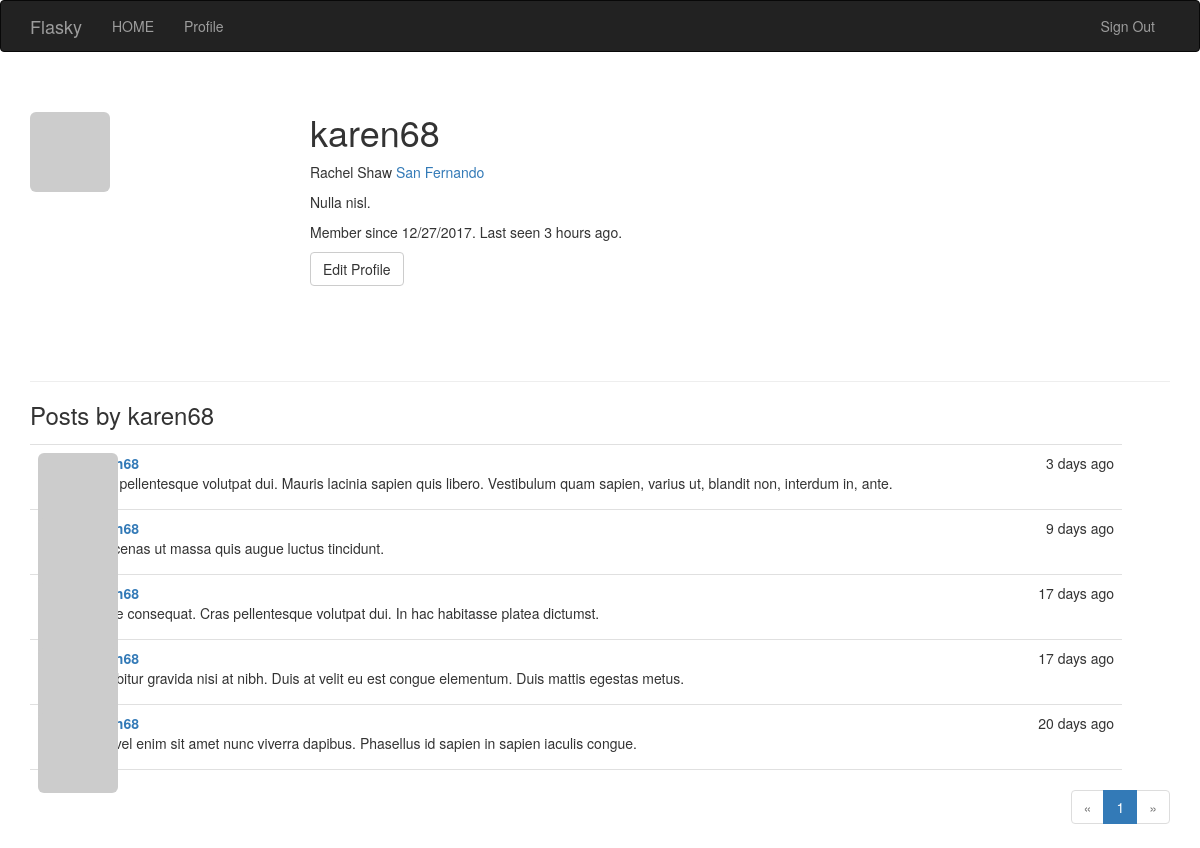
Screenshot of /user/karen68 (signed in) with the database file from the repository.
### app/models.py (models this page shows, shortened)
class User(UserMixin, db.Model):
    __tablename__ = 'users'
    id = db.Column(db.Integer, primary_key=True)
    email = db.Column(db.String(64), unique=True, index=True)
    username = db.Column(db.String(64), unique=True, index=True)
    password_hash = db.Column(db.String(128))
    role_id = db.Column(db.Integer, db.ForeignKey('roles.id'))
    confirmed = db.Column(db.Boolean, default=False)
    name = db.Column(db.String(64))
    location = db.Column(db.String(64))
    about_me = db.Column(db.Text())
    member_since = db.Column(db.DateTime(), default=datetime.utcnow)
    last_seen = db.Column(db.DateTime(), default=datetime.utcnow)
    posts = db.relationship('Post', backref='author', lazy='dynamic')
    @property
    def password(self):
        raise AttributeError('password is not a readable attribute')
    def can(self, permissions):
        return self.role is not None and (self.role.permissions & permissions) == permissions
    def is_administrator(self):
        return self.can(Permission.ADMINISTER)
    def ping(self):
        self.last_seen = datetime.utcnow()
        db.session.add(self)
    def gravatar(self, size=100, default='identicon', rating='g'):
        if request.is_secure:
            url = 'https://secure.gravatar.com/avatar'
        else:
            url = 'http://www.gravatar.com/avatar'
        hash = hashlib.md5(self.email.encode('utf-8')).hexdigest()
        return '{}/{}?s={}&d={}&r={}'.format(url, hash, size, default, rating)

class Post(db.Model):
    __tablename__ = 'posts'
    id = db.Column(db.Integer, primary_key=True)
    body = db.Column(db.Text)
    timestamp = db.Column(db.DateTime, index=True, default=datetime.utcnow)
    author_id = db.Column(db.Integer, db.ForeignKey('users.id'))

### app/main/views.py (the view)
@main.route('/user/<username>')
def user(username):
    user = User.query.filter_by(username=username).first()
    if user is None:
        abort(404)
    page = request.args.get('page', 1, type=int)
    pagination = user.posts.order_by(Post.timestamp.desc()).paginate(
        page, per_page=current_app.config['POSTS_PER_PAGE'],
        error_out=False)
    posts = pagination.items
    return render_template('user.html', user=user, posts = posts,pagination=pagination)

### app/auth/views.py (called while the page is built)
@auth.before_app_request
def before_request():
    if current_user.is_authenticated:
        current_user.ping()
        if not current_user.confirmed and request.endpoint[:5]!='auth.':
            flash("尽快认证账号")

### app/main/__init__.py (called while the page is built)
@main.app_context_processor
def inject_permissions():
    return dict(Permission=Permission)

### app/models.py (called while the page is built)
@login_manager.user_loader
def load_user(user_id):
    return User.query.get(int(user_id))

### app/templates/user.html (shortened to what this page needs)
{% extends "base.html"%}
{% import "_macros.html" as macros%}
{% block page_content %}
<div class="page-header">
    <img class="img-rounded profile-thumbnail" src="{{ user.gravatar(size=256)}} " >
    <div class="profile-header" >
        <h1>{{user.username}}</h1>
        {% if user.name or user.location%}
        <p>{% if user.name%}{{user.name}}{% endif%}
        {% if user.location%}<a href="http://maps.baidu.com/?q={{user.location}}">{{ user.location}}</a>{%endif%}
        </p>
        {% endif%}
        {% if user.about_me %}<p>{{ user.about_me }}</p>{% endif %}
        <p>
            Member since {{ moment(user.member_since).format('L') }}.
            Last seen {{ moment(user.last_seen).fromNow() }}.
        </p>
        <p>
            {% if user == current_user %}
            <a class="btn btn-default" href="{{ url_for('.edit_profile') }}">Edit Profile</a>{% endif %}
        </p>
    </div>
</div>
<div class="posts">
    <h3>Posts by {{ user.username }}</h3>
    {% include '_posts.html'%}
{% if pagination %}
<div class="pagination">
    {{ macros.pagination_widget(pagination, '.user', username=user.username) }}
</div>
{% endif %}
</div>
{% endblock %}

### app/templates/base.html (shortened to what this page needs)
{% extends "bootstrap/base.html" %}
{% block head %}
{{ super() }}
<link rel="stylesheet" type="text/css" href="{{ url_for('static', filename='styles.css') }}">
{% endblock %}
{% block navbar %}
<div class="navbar navbar-inverse" role="navigation">
    <div class="container">
        <div class="'navbar-header">
            <a class="navbar-brand" href="/">Flasky</a>
        </div>
        <div class="navbar-collapse collapse">
            <ul class="nav navbar-nav">
                <li><a href="/">HOME</a> </li>
                {% if current_user.is_authenticated %}
                <li>
                    <a href="{{ url_for('main.user', username=current_user.username) }}">
                    Profile
                    </a>
                </li>
                {% endif %}
            </ul>
            <ul class="nav navbar-nav navbar-right">
                {% if current_user.is_authenticated %}
                <li><a href="{{ url_for('auth.logout') }}">Sign Out</a></li>
                {% else %}
                <li><a href="{{ url_for('auth.login') }}">Sign In</a></li>
                {% endif %}
            </ul>
        </div>
    </div>
</div>
{% endblock %}
{% block content%}
<div class="container">
    {% block page_content %}{% endblock %}
</div>
{% endblock %}

### app/templates/_macros.html
{% macro pagination_widget(pagination,endpoint) %}
<ul class="pagination">
    <li {%if not pagination.has_prev%} class="disabled" {%endif%}>
        <a href="{%if pagination.has_prev%}{{url_for(endpoint,page=pagination.page-1,**kwargs)}}
                {%else%}#{% endif %}">&laquo;</a>
    </li>
    {% for p in pagination.iter_pages() %}
        {% if p %}
            {% if p == pagination.page %}
            <li class="active">
                <a href="{{url_for(endpoint,page=p,**kwargs)}}">{{p}}</a>
            </li>
            {% else %}
                <li><a href="{{url_for(endpoint,page=p,**kwargs)}}">{{p}}</a></li>
            {% endif %}
        {% else %}
        <li class="disabled"><a href="#">&hellip;</a> </li>
        {% endif %}
    {% endfor %}
    <li {% if not pagination.has_next %} class="disabled"{% endif %}>
        <a href="{% if pagination.has_next %}{{ url_for(endpoint,page = pagination.page + 1, **kwargs) }}{% else %}#{% endif %}">&raquo;
        </a>
    </li>
</ul>
{% endmacro %}

### app/templates/_posts.html
<ul class="posts">
    {% for post in posts %}
    <li class="post">
        <div class="post-thumbnail">
            <a href="{{ url_for('.user', username=post.author.username) }}">
                <img class="img-rounded profile-thumbnail" src="{{ post.author.gravatar(size=40) }}">
            </a>
        </div>
        <div class="post-content">
            <div class="post-date">{{ moment(post.timestamp).fromNow() }}</div>
            <div class="post-author"><a href="{{ url_for('.user', username=post.author.username) }}">{{ post.author.username }}</a></div>
            <div class="post-body">{{ post.body }}</div>
        </div>
    </li>
    {% endfor %}
</ul>

### app/static/styles.css (style rules this page uses)
.profile-thumbnail { position: absolute; }
.profile-header { min-height: 260px; margin-left: 280px; }
ul.posts { list-style-type: none; padding: 0px; margin: 16px 48px 0px 0px; border-top: 1px solid #e0e0e0; }
ul.posts li.post { padding: 8px; border-bottom: 1px solid #e0e0e0; }
div.post-date { float: right; }
div.post-author { font-weight: bold; }
div.post-thumbnail { position: absolute; }
div.post-content { margin-left: 48px; min-height: 48px; }
div.pagination { width: 100%; text-align: right; padding: 0px; margin: 0px; }

### rows the page displays
User: username "karen68", name "Rachel Shaw", location "San Fernando", about_me "Nulla nisl.", member_since "12/27/2017", last_seen "3 hours ago"
Post: timestamp "3 days ago", body "Cras pellentesque volutpat dui. Mauris lacinia sapien quis libero. Vestibulum quam sapien, varius ut, blandit non, interdum in, ante."
Post: timestamp "9 days ago", body "Maecenas ut massa quis augue luctus tincidunt."
Post: timestamp "17 days ago", body "Fusce consequat. Cras pellentesque volutpat dui. In hac habitasse platea dictumst."
Post: timestamp "17 days ago", body "Curabitur gravida nisi at nibh. Duis at velit eu est congue elementum. Duis mattis egestas metus."
Post: timestamp "20 days ago", body "Sed vel enim sit amet nunc viverra dapibus. Phasellus id sapien in sapien iaculis congue."

### other values shown
{{ p }} "1"
